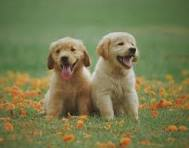
#> input picture img.jpeg, 189 x 148 px
$ python img.py
#> lines starting #> are read from the running program, lines starting #| are printed output that depends on the picture
import cv2
import matplotlib.pyplot as plt
import numpy as np

# original image
image = cv2.imread("img.jpeg")
#> image is the input picture: shape (148, 189, 3); mean B, G, R 79.7, 122.9, 120.5
cv2.imshow(" Original Image", image)
cv2.waitKey(0)

#image brightness
plt.subplot(1, 2, 1)
plt.title("Original")
plt.imshow(image)
brightness = 10
contrast = 2.3
image2 = cv2.addWeighted(image, contrast, np.zeros(image.shape, image.dtype), 0, brightness)
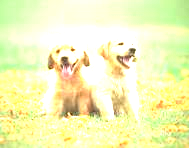
#> image2: shape (148, 189, 3); mean B, G, R 186.3, 246.1, 243.4

#adding border to an image
borderoutput = cv2.copyMakeBorder(
image, 20, 20, 20, 20, cv2.BORDER_CONSTANT, value=[255, 255, 0])
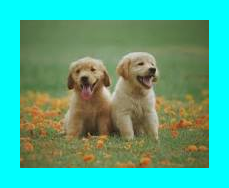
#> borderoutput: shape (188, 229, 3); mean B, G, R 141.1, 169.2, 78.3
cv2.imshow(" Bordered Image", borderoutput )
cv2.waitKey(0)

#negative the image
img_bgr = cv2.imread('swan.jpg', 1)
color = ('b', 'g', 'r')
for i, col in enumerate(color):
#> (the run stopped early here; a loop or call above may not have finished)
